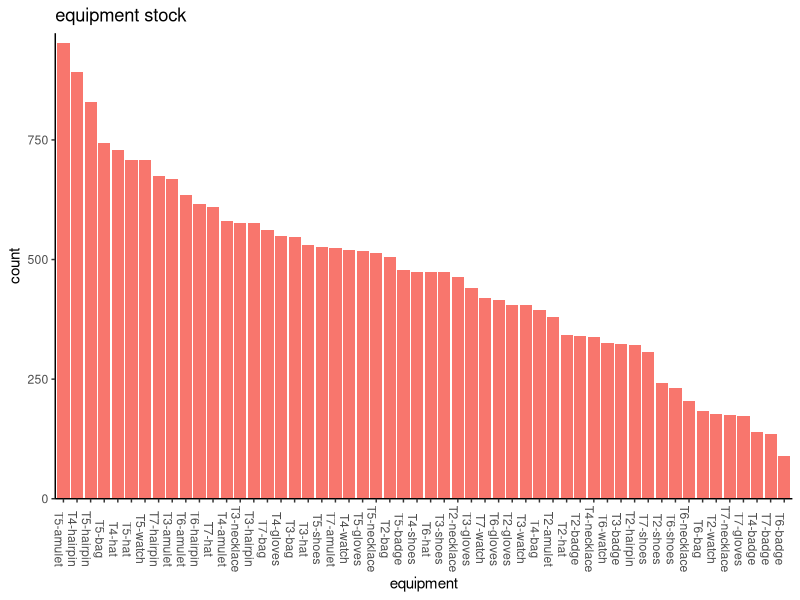

Reproduce this figure in R.
library(dplyr)
library(stringr)
library(tidyr)
library(ggplot2)

data <- read.csv("data.csv", row.names = 1)

name <- c()
count <- c()

for (i in rownames(data)){
  for (j in colnames(data)){
    name <- append(name, paste(j, i, sep="-"))
    count <- append(count, data[i, j])
  }
}
name <- str_replace_all(name, c("装备"="", "帽子"="hat", "手套"="gloves", "鞋子"="shoes", "包"="bag", "徽章"="badge", "发卡"="hairpin", "护身符"="amulet", "手表"="watch", "项链"="necklace"))

data <- data.frame(name, count)

p <- ggplot(data, aes(x=reorder(name, desc(count)), y=count)) +
  geom_col(aes(fill = "equipment"), show.legend = FALSE)  +
  scale_y_continuous(limits = c(0, (max(count) + 20)), expand = c(0, 0)) +
  labs(x="equipment", y="count", title="equipment stock") +
  theme_classic() +
  theme(axis.text.x = element_text(angle = -90))

ggsave("visualization.png", plot = p, width = 2000, height = 1200, units = "px")
